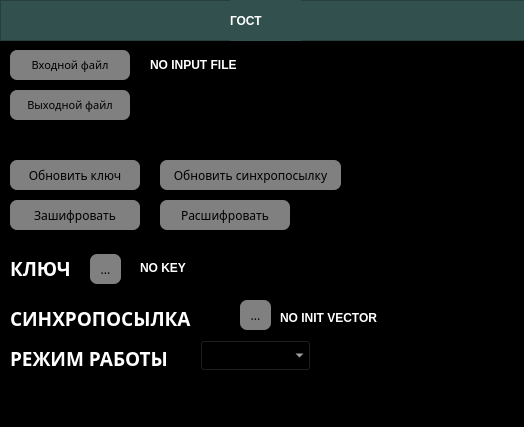
<?xml version="1.0" encoding="UTF-8"?>
<ui version="4.0">
 <class>MainWindow</class>
 <widget class="QMainWindow" name="MainWindow">
  <property name="geometry">
   <rect>
    <x>0</x>
    <y>0</y>
    <width>524</width>
    <height>427</height>
   </rect>
  </property>
  <property name="sizePolicy">
   <sizepolicy hsizetype="Fixed" vsizetype="Fixed">
    <horstretch>0</horstretch>
    <verstretch>0</verstretch>
   </sizepolicy>
  </property>
  <property name="minimumSize">
   <size>
    <width>0</width>
    <height>0</height>
   </size>
  </property>
  <property name="maximumSize">
   <size>
    <width>685</width>
    <height>650</height>
   </size>
  </property>
  <property name="windowTitle">
   <string>Шифр ГОСТ</string>
  </property>
  <property name="styleSheet">
   <string notr="true">background-color: rgb(0, 0, 0);</string>
  </property>
  <widget class="QWidget" name="centralwidget">
   <property name="styleSheet">
    <string notr="true">background-color: rgb(0, 0,0);</string>
   </property>
   <widget class="QFrame" name="frame">
    <property name="geometry">
     <rect>
      <x>0</x>
      <y>0</y>
      <width>701</width>
      <height>41</height>
     </rect>
    </property>
    <property name="styleSheet">
     <string notr="true">background-color: rgb(49, 80, 78)</string>
    </property>
    <property name="frameShape">
     <enum>QFrame::StyledPanel</enum>
    </property>
    <property name="frameShadow">
     <enum>QFrame::Raised</enum>
    </property>
    <widget class="QLabel" name="label_4">
     <property name="geometry">
      <rect>
       <x>230</x>
       <y>0</y>
       <width>71</width>
       <height>41</height>
      </rect>
     </property>
     <property name="styleSheet">
      <string notr="true">color: white;
font: 18pt &quot;Century Gothic&quot;;
font-weight: 700;</string>
     </property>
     <property name="text">
      <string>ГОСТ</string>
     </property>
    </widget>
   </widget>
   <widget class="QPushButton" name="encrypt_btn">
    <property name="geometry">
     <rect>
      <x>10</x>
      <y>200</y>
      <width>130</width>
      <height>30</height>
     </rect>
    </property>
    <property name="font">
     <font>
      <family>Century Gothic</family>
     </font>
    </property>
    <property name="styleSheet">
     <string notr="true">QPushButton {
	color: black;
	background-color: grey;
	border-radius: 7px;
}

QPushButton:pressed {
	background-color: rgb(102, 102, 102);
}</string>
    </property>
    <property name="text">
     <string>Зашифровать</string>
    </property>
   </widget>
   <widget class="QLabel" name="label">
    <property name="geometry">
     <rect>
      <x>10</x>
      <y>260</y>
      <width>71</width>
      <height>16</height>
     </rect>
    </property>
    <property name="font">
     <font>
      <family>Century Gothic</family>
      <pointsize>14</pointsize>
      <weight>75</weight>
      <bold>true</bold>
     </font>
    </property>
    <property name="styleSheet">
     <string notr="true">color: white;</string>
    </property>
    <property name="text">
     <string>КЛЮЧ</string>
    </property>
   </widget>
   <widget class="QPushButton" name="OutputFile_btn_2">
    <property name="geometry">
     <rect>
      <x>10</x>
      <y>90</y>
      <width>120</width>
      <height>30</height>
     </rect>
    </property>
    <property name="font">
     <font>
      <family>Century Gothic</family>
      <pointsize>8</pointsize>
     </font>
    </property>
    <property name="styleSheet">
     <string notr="true">QPushButton {
	color: black;
	background-color: grey;
	border-radius: 7px;
}

QPushButton:pressed {
	background-color: rgb(102, 102, 102);
}</string>
    </property>
    <property name="text">
     <string>Выходной файл</string>
    </property>
   </widget>
   <widget class="QLabel" name="input_path_2">
    <property name="geometry">
     <rect>
      <x>150</x>
      <y>50</y>
      <width>361</width>
      <height>30</height>
     </rect>
    </property>
    <property name="styleSheet">
     <string notr="true">color: white;
font: 14pt &quot;Century Gothic&quot;;
font-weight: 700;
text-transform: uppercase;
</string>
    </property>
    <property name="text">
     <string>NO INPUT FILE</string>
    </property>
   </widget>
   <widget class="QPushButton" name="InputFile_btn_2">
    <property name="geometry">
     <rect>
      <x>10</x>
      <y>50</y>
      <width>120</width>
      <height>30</height>
     </rect>
    </property>
    <property name="font">
     <font>
      <family>Century Gothic</family>
      <pointsize>8</pointsize>
     </font>
    </property>
    <property name="styleSheet">
     <string notr="true">QPushButton {
	color: black;
	background-color: grey;
	border-radius: 7px;
}

QPushButton:pressed {
	background-color: rgb(102, 102, 102);
}</string>
    </property>
    <property name="text">
     <string>Входной файл</string>
    </property>
   </widget>
   <widget class="QPushButton" name="key_btn">
    <property name="geometry">
     <rect>
      <x>90</x>
      <y>254</y>
      <width>31</width>
      <height>30</height>
     </rect>
    </property>
    <property name="font">
     <font>
      <family>Century Gothic</family>
     </font>
    </property>
    <property name="styleSheet">
     <string notr="true">QPushButton {
	color: black;
	background-color: grey;
	border-radius: 7px;
}

QPushButton:pressed {
	background-color: rgb(102, 102, 102);
}</string>
    </property>
    <property name="text">
     <string>...</string>
    </property>
   </widget>
   <widget class="QLabel" name="label_2">
    <property name="geometry">
     <rect>
      <x>140</x>
      <y>260</y>
      <width>221</width>
      <height>16</height>
     </rect>
    </property>
    <property name="styleSheet">
     <string notr="true">color: white;
font: 14pt &quot;Century Gothic&quot;;
font-weight: 700;
text-transform: uppercase;
</string>
    </property>
    <property name="text">
     <string>NO KEY</string>
    </property>
   </widget>
   <widget class="QLineEdit" name="lineEdit">
    <property name="geometry">
     <rect>
      <x>140</x>
      <y>90</y>
      <width>371</width>
      <height>31</height>
     </rect>
    </property>
    <property name="font">
     <font>
      <family>Century Gothic</family>
      <pointsize>14</pointsize>
      <weight>50</weight>
      <bold>false</bold>
     </font>
    </property>
    <property name="styleSheet">
     <string notr="true">color: white;</string>
    </property>
   </widget>
   <widget class="QPushButton" name="refresh_key_btn">
    <property name="geometry">
     <rect>
      <x>10</x>
      <y>160</y>
      <width>130</width>
      <height>30</height>
     </rect>
    </property>
    <property name="font">
     <font>
      <family>Century Gothic</family>
     </font>
    </property>
    <property name="styleSheet">
     <string notr="true">QPushButton {
	color: black;
	background-color: grey;
	border-radius: 7px;
}

QPushButton:pressed {
	background-color: rgb(102, 102, 102);
}</string>
    </property>
    <property name="text">
     <string>Обновить ключ</string>
    </property>
   </widget>
   <widget class="QLabel" name="label_3">
    <property name="geometry">
     <rect>
      <x>280</x>
      <y>310</y>
      <width>221</width>
      <height>16</height>
     </rect>
    </property>
    <property name="styleSheet">
     <string notr="true">color: white;
font: 14pt &quot;Century Gothic&quot;;
font-weight: 700;
text-transform: uppercase;
</string>
    </property>
    <property name="text">
     <string>NO INIT VECTOR</string>
    </property>
   </widget>
   <widget class="QPushButton" name="iv_btn">
    <property name="geometry">
     <rect>
      <x>240</x>
      <y>300</y>
      <width>31</width>
      <height>30</height>
     </rect>
    </property>
    <property name="font">
     <font>
      <family>Century Gothic</family>
     </font>
    </property>
    <property name="styleSheet">
     <string notr="true">QPushButton {
	color: black;
	background-color: grey;
	border-radius: 7px;
}

QPushButton:pressed {
	background-color: rgb(102, 102, 102);
}</string>
    </property>
    <property name="text">
     <string>...</string>
    </property>
   </widget>
   <widget class="QLabel" name="init_vector_label">
    <property name="geometry">
     <rect>
      <x>10</x>
      <y>310</y>
      <width>211</width>
      <height>16</height>
     </rect>
    </property>
    <property name="font">
     <font>
      <family>Century Gothic</family>
      <pointsize>14</pointsize>
      <weight>75</weight>
      <bold>true</bold>
     </font>
    </property>
    <property name="styleSheet">
     <string notr="true">color: white;</string>
    </property>
    <property name="text">
     <string>СИНХРОПОСЫЛКА</string>
    </property>
   </widget>
   <widget class="QPushButton" name="refresh_iv_btn">
    <property name="geometry">
     <rect>
      <x>160</x>
      <y>160</y>
      <width>181</width>
      <height>30</height>
     </rect>
    </property>
    <property name="font">
     <font>
      <family>Century Gothic</family>
     </font>
    </property>
    <property name="styleSheet">
     <string notr="true">QPushButton {
	color: black;
	background-color: grey;
	border-radius: 7px;
}

QPushButton:pressed {
	background-color: rgb(102, 102, 102);
}</string>
    </property>
    <property name="text">
     <string>Обновить синхропосылку</string>
    </property>
   </widget>
   <widget class="QLabel" name="mode_label">
    <property name="geometry">
     <rect>
      <x>10</x>
      <y>350</y>
      <width>181</width>
      <height>16</height>
     </rect>
    </property>
    <property name="font">
     <font>
      <family>Century Gothic</family>
      <pointsize>14</pointsize>
      <weight>75</weight>
      <bold>true</bold>
     </font>
    </property>
    <property name="styleSheet">
     <string notr="true">color: white;</string>
    </property>
    <property name="text">
     <string>РЕЖИМ РАБОТЫ</string>
    </property>
   </widget>
   <widget class="QComboBox" name="comboBox">
    <property name="geometry">
     <rect>
      <x>200</x>
      <y>340</y>
      <width>111</width>
      <height>31</height>
     </rect>
    </property>
    <property name="styleSheet">
     <string notr="true">background-color: black;
color: white;
font-family: Century Gothic;
font-size: 14px;</string>
    </property>
   </widget>
   <widget class="QPushButton" name="decrypt_btn">
    <property name="geometry">
     <rect>
      <x>160</x>
      <y>200</y>
      <width>130</width>
      <height>30</height>
     </rect>
    </property>
    <property name="font">
     <font>
      <family>Century Gothic</family>
     </font>
    </property>
    <property name="styleSheet">
     <string notr="true">QPushButton {
	color: black;
	background-color: grey;
	border-radius: 7px;
}

QPushButton:pressed {
	background-color: rgb(102, 102, 102);
}</string>
    </property>
    <property name="text">
     <string>Расшифровать</string>
    </property>
   </widget>
  </widget>
 </widget>
 <resources/>
 <connections/>
</ui>
